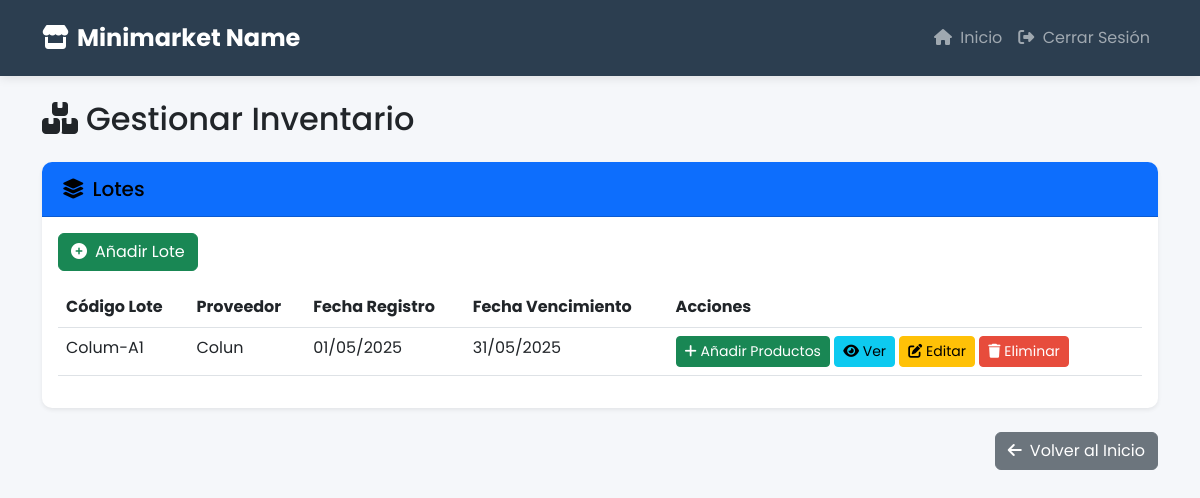
The page /gestionar-inventario/ (signed in) on the database as committed earlier.
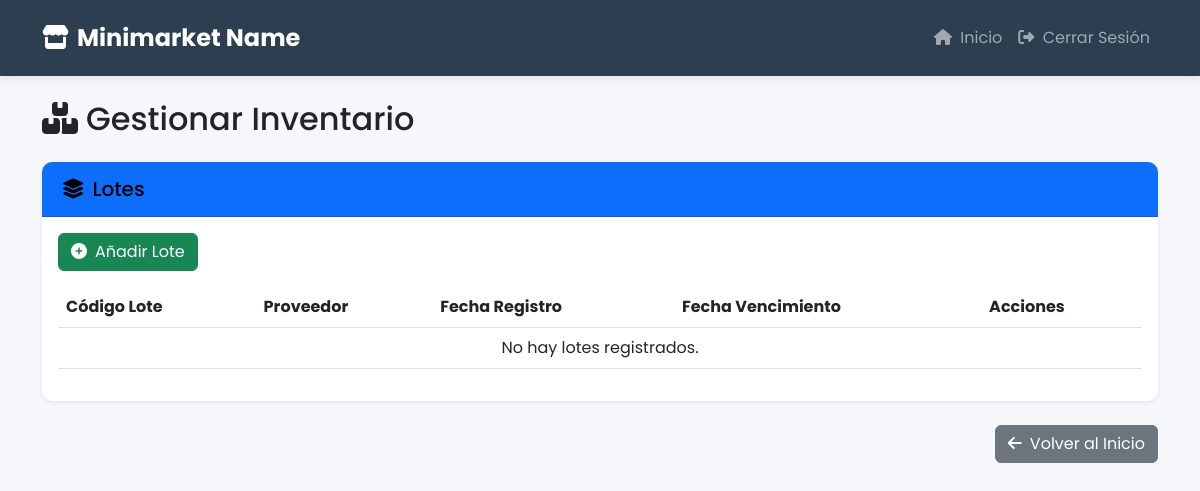
The same page on the database as committed later.
### Tienda/models.py (models this page shows, shortened)
class Lote(models.Model):
    code_lote = models.CharField(max_length=50)
    fecha_registro = models.DateField(auto_now_add=True)
    fecha_vencimiento = models.DateField(null=True, blank=True)
    proveedor = models.ForeignKey(Proveedor, on_delete=models.CASCADE)
    productos = models.ManyToManyField('Producto', through='LoteProducto')

class Proveedor(models.Model):
    nombre_proveedor = models.CharField(max_length=100)
    direccion = models.CharField(max_length=200)
    telefono = models.IntegerField()
    email = models.EmailField(max_length=100, null=True, blank=True)

### Tienda/views.py (the view, shortened to what this page needs)
# urls.py: path('gestionar-inventario/', views.gestionar_inventario, name='gestionar_inventario'),
@login_required
@user_passes_test(is_superuser, login_url='home') # Proteger vista de gestión
def gestionar_inventario(request):
    if not request.session.get('inventory_access_granted', False):
        messages.warning(request, 'Debes verificar tu contraseña para acceder a la gestión de inventario.')
        request.session['inventory_access_granted'] = False
        return redirect('home')
    request.session['inventory_access_granted'] = False # Limpiar flag
    lotes = Lote.objects.all().order_by('-fecha_registro')
    proveedores = Proveedor.objects.all()
    productos_disponibles = Producto.objects.all()
    return render(request, 'Tienda/gestionar_inventario.html', {
        'lotes': lotes,
        'proveedores': proveedores,
        'productos_disponibles': productos_disponibles
    })

### Tienda/views.py (called while the page is built)
def is_superuser(user):
    return user.is_superuser

### Tienda/templates/Tienda/gestionar_inventario.html (shortened to what this page needs)
{% extends 'Tienda/base_layout.html' %}
{% block content %}
<div class="container mt-4">
    <h2 class="mb-4"><i class="fas fa-boxes me-2"></i>Gestionar Inventario</h2>
    <div class="card mb-4 border-0 shadow-sm">
        <div class="card-header bg-primary text-white">
            <h5 class="mb-0"><i class="fas fa-layer-group me-2"></i>Lotes</h5>
        </div>
        <div class="card-body">
            <button class="btn btn-success mb-3" data-bs-toggle="modal" data-bs-target="#nuevoLoteModal">
                <i class="fas fa-plus-circle me-2"></i>Añadir Lote
            </button>
            <div class="table-responsive">
                <table class="table table-hover">
                    <thead>
                        <tr>
                            <th>Código Lote</th>
                            <th>Proveedor</th>
                            <th>Fecha Registro</th>
                            <th>Fecha Vencimiento</th>
                            <th>Acciones</th>
                        </tr>
                    </thead>
                    <tbody>
                        {% for lote in lotes %}
                        <tr>
                            <td>{{ lote.code_lote }}</td>
                            <td>{{ lote.proveedor.nombre_proveedor }}</td>
                            <td>{{ lote.fecha_registro|date:"d/m/Y" }}</td>
                            <td>{{ lote.fecha_vencimiento|date:"d/m/Y" }}</td>
                            <td>
                                <button class="btn btn-sm btn-success btn-asignar-productos" data-bs-toggle="modal" data-bs-target="#asignarProductosModal" data-lote-id="{{ lote.id }}" data-lote-code="{{ lote.code_lote }}">
                                    <i class="fas fa-plus"></i> Añadir Productos
                                </button>
                                <button class="btn btn-sm btn-info"><i class="fas fa-eye"></i> Ver</button>
                                <button class="btn btn-sm btn-warning"><i class="fas fa-edit"></i> Editar</button>
                                <button class="btn btn-sm btn-danger"><i class="fas fa-trash"></i> Eliminar</button>
                            </td>
                        </tr>
                        {% empty %}
                        <tr>
                            <td colspan="5" class="text-center">No hay lotes registrados.</td>
                        </tr>
                        {% endfor %}
                    </tbody>
                </table>
            </div>
        </div>
    </div>
    <div class="d-flex justify-content-end mt-3">
        <a href="{% url 'home' %}" class="btn btn-secondary">
            <i class="fas fa-arrow-left me-2"></i>Volver al Inicio
        </a>
    </div>
</div>
{% endblock %}

### Tienda/templates/Tienda/base_layout.html (shortened to what this page needs)
<!DOCTYPE html>
<html lang="es">
<head>
    <link href="https://cdn.jsdelivr.net/npm/bootstrap@5.3.0/dist/css/bootstrap.min.css" rel="stylesheet">
    <link rel="stylesheet" href="https://cdnjs.cloudflare.com/ajax/libs/font-awesome/6.4.0/css/all.min.css">
</head>
<body>
    <nav class="navbar navbar-expand-lg navbar-dark">
        <div class="container">
            <a class="navbar-brand" href="{% url 'home' %}">
                <i class="fas fa-store me-2"></i>Minimarket Name
            </a>
            <div class="collapse navbar-collapse" id="navbarNav">
                <ul class="navbar-nav ms-auto">
                    {% if user.is_authenticated %}
                        <li class="nav-item">
                            <a class="nav-link" href="{% url 'home' %}">
                                <i class="fas fa-home me-1"></i> Inicio
                            </a>
                        </li>
                        <li class="nav-item">
                            <a class="nav-link" href="{% url 'logout' %}">
                                <i class="fas fa-sign-out-alt me-1"></i> Cerrar Sesión
                            </a>
                        </li>
                    {% else %}
                        <li class="nav-item">
                            <a class="nav-link" href="{% url 'login' %}">
                                <i class="fas fa-sign-in-alt me-1"></i> Iniciar Sesión
                            </a>
                        </li>
                    {% endif %}
                </ul>
            </div>
        </div>
    </nav>
    {% block content %}{% endblock %}
</body>
</html>

### Tienda/templates/Tienda/base_layout.html (style rules this page uses)
:root { --primary-color: #2c3e50; --secondary-color: #3498db; --accent-color: #e74c3c; --light-color: #ecf0f1; --dark-color: #2c3e50; }
body { font-family: 'Poppins', sans-serif; background-color: #f5f7fa; color: #212529; }
.navbar { background-color: var(--primary-color) !important; box-shadow: 0 2px 10px rgba(0, 0, 0, 0.1); padding: 15px 0; }
.navbar-brand { font-weight: 700; font-size: 1.5rem; color: white !important; }
.card { border-radius: 10px; border: none; box-shadow: 0 5px 15px rgba(0, 0, 0, 0.05); transition: transform 0.3s ease, box-shadow 0.3s ease; margin-bottom: 20px; }
.card-header { background-color: var(--primary-color); color: white; border-radius: 10px 10px 0 0 !important; padding: 15px 20px; }
h5 { color: #000000; }

Rows that differ between the two databases and show on the page:
removed Lote: code_lote "Colum-A1", proveedor.nombre_proveedor "Colun", fecha_registro "01/05/2025", fecha_vencimiento "31/05/2025"
Other text that changed with them:
text now shown: "No hay lotes registrados."
